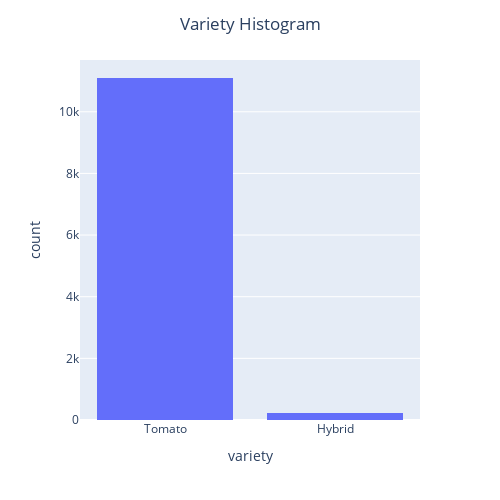

This figure's notebook cell:
### Markdown cell above
### - variety

### Code cell
fig = px.histogram(raw_df, x="variety")

fig.update_layout(
    title   = 'Variety Histogram',
    title_x = 0.5,
    height  = 500,
    width   = 500
)

fig.show()

### Figure 1 — Plotly figure (JSON) as saved in the notebook; plotly's stock layout.template omitted (floating-point values rounded to 4 significant figures; data arrays with more than 128 entries replaced by an {"elided": "..."} marker saying what was removed)
{"data": [{"alignmentgroup": "True", "bingroup": "x", "hovertemplate": "variety=%{x}<br>count=%{y}<extra></extra>", "legendgroup": "", "marker": {"color": "#636efa"}, "name": "", "offsetgroup": "", "orientation": "v", "showlegend": false, "type": "histogram", "x": {"elided": "11321 str values"}, "xaxis": "x", "yaxis": "y"}], "layout": {"barmode": "relative", "height": 500, "legend": {"tracegroupgap": 0}, "margin": {"t": 60}, "title": {"text": "Variety Histogram", "x": 0.5}, "width": 500, "xaxis": {"anchor": "y", "domain": [0, 1], "title": {"text": "variety"}}, "yaxis": {"anchor": "x", "domain": [0, 1], "title": {"text": "count"}}}}
